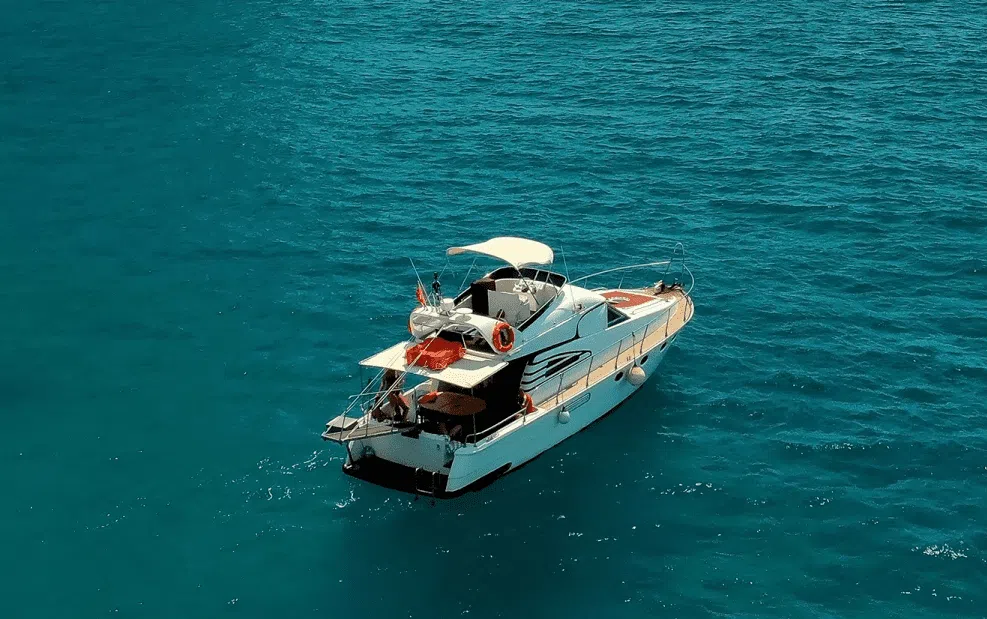
#> input picture images/barco.webp, 987 x 619 px, given in place of barco.jpeg, which was not available
$ python adaptative_thresh.py   (older library calls are emulated)
#> lines starting #> are read from the running program, lines starting #| are printed output that depends on the picture; after the words box and inside, x2 and y2 are one past the last pixel; in counts of white or black regions, pixels touching at a corner belong together; pictures that were not available may be replaced by others from this repository, and a replacement may not be noted
import cv2
import cv2.ximgproc
import numpy as np
from scipy.interpolate import griddata

# Step 1: Smooth the image by averaging gray-level values in a neighborhood
def smooth_image(image, kernel_size=5):
#> called with kernel_size = 5
    smoothed = cv2.GaussianBlur(image, (kernel_size, kernel_size), 0)
    return smoothed

# Step 2: Compute the gradient magnitude of the smoothed image
def compute_gradient_magnitude(image):
    grad_x = cv2.Sobel(image, cv2.CV_64F, 1, 0, ksize=3)
    grad_y = cv2.Sobel(image, cv2.CV_64F, 0, 1, ksize=3)
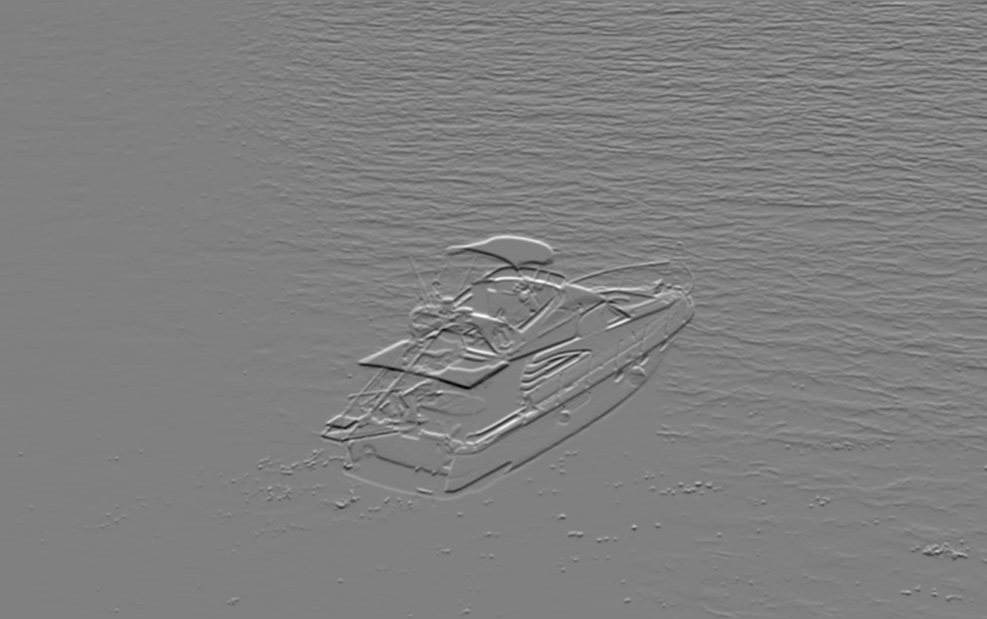
#> grad_y: shape (619, 987) float64; min -538, max 533, mean -0.3; drawn with min black and max white
    magnitude = cv2.magnitude(grad_x, grad_y)
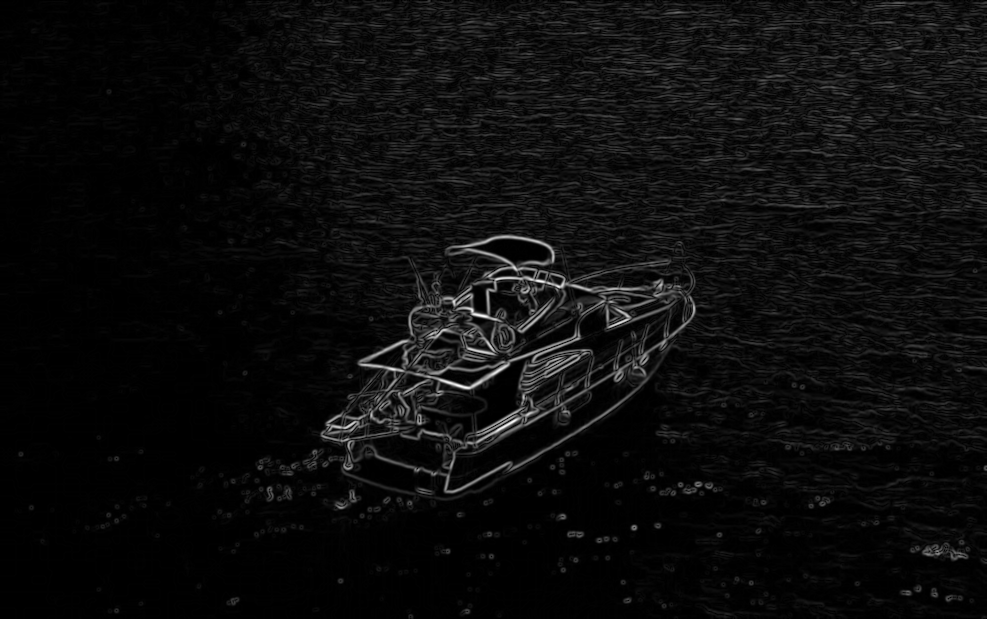
#> magnitude: shape (619, 987) float64; min 0, max 550.3, mean 27.4; drawn with min black and max white
    return magnitude

# Step 3: Threshold and thin the gradient image
def threshold_and_thin_gradient(magnitude, thresh_val=50):
#> called with thresh_val = 50
    _, thresholded = cv2.threshold(magnitude, thresh_val, 255, cv2.THRESH_BINARY)
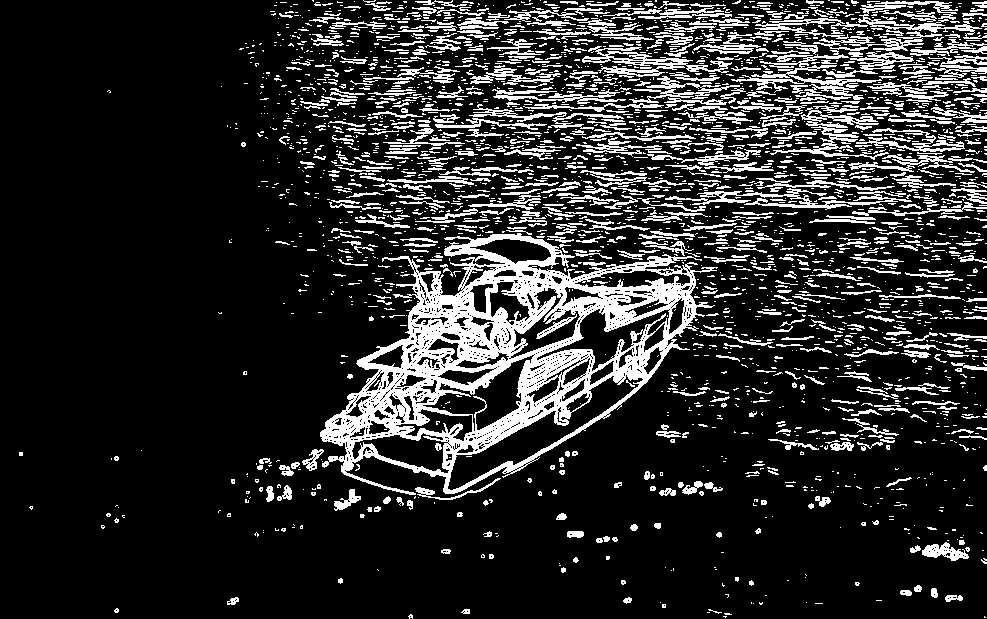
#> thresholded: shape (619, 987) float64; 16.9% white; 2868 white regions (2151 under 20 px), largest, box (x1, y1, x2, y2) and area: (320, 233, 718, 495) 31398, (731, 50, 882, 100) 1783, (665, 188, 912, 210) 1471
    thinned = cv2.ximgproc.thinning(np.uint8(thresholded))
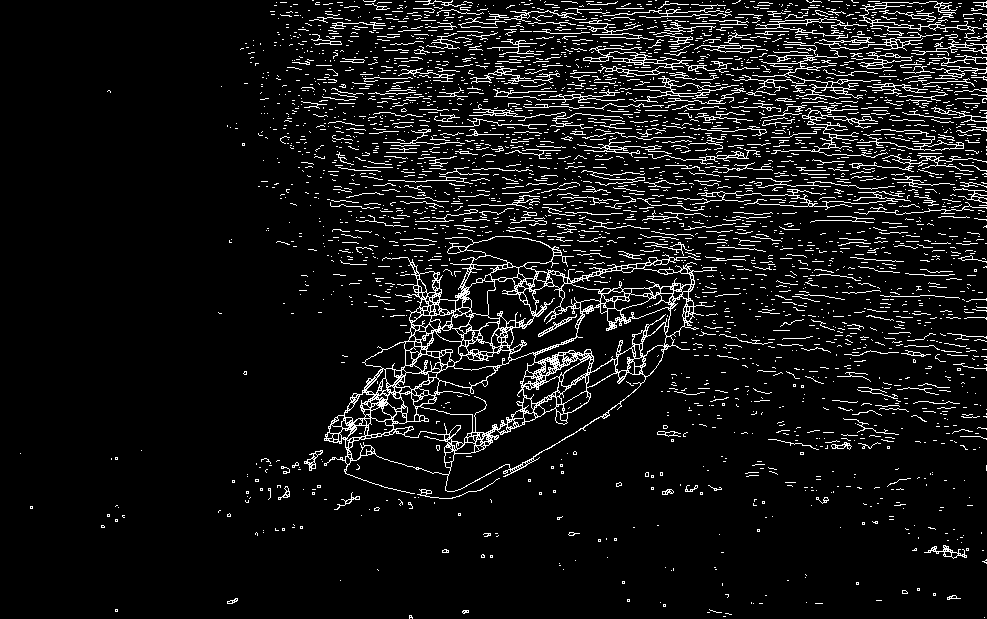
#> thinned: shape (619, 987); 8% white in thin lines or dots
    return thinned

# Step 4: Sample the smoothed image at maximal gradient points
def sample_maximal_gradient_points(image, gradient_points):
    sampled_values = image[gradient_points > 0]
    return sampled_values

# Step 5: Interpolate sampled gray levels over the image
def interpolate_image(sample_points, sampled_values, shape):
#> called with sample_points = array of shape (49157, 2), sampled_values = array of shape (49157,), shape = (619, 987)
    grid_x, grid_y = np.mgrid[0:shape[0], 0:shape[1]]
    interpolated = griddata(sample_points, sampled_values, (grid_x, grid_y), method='linear', fill_value=0)
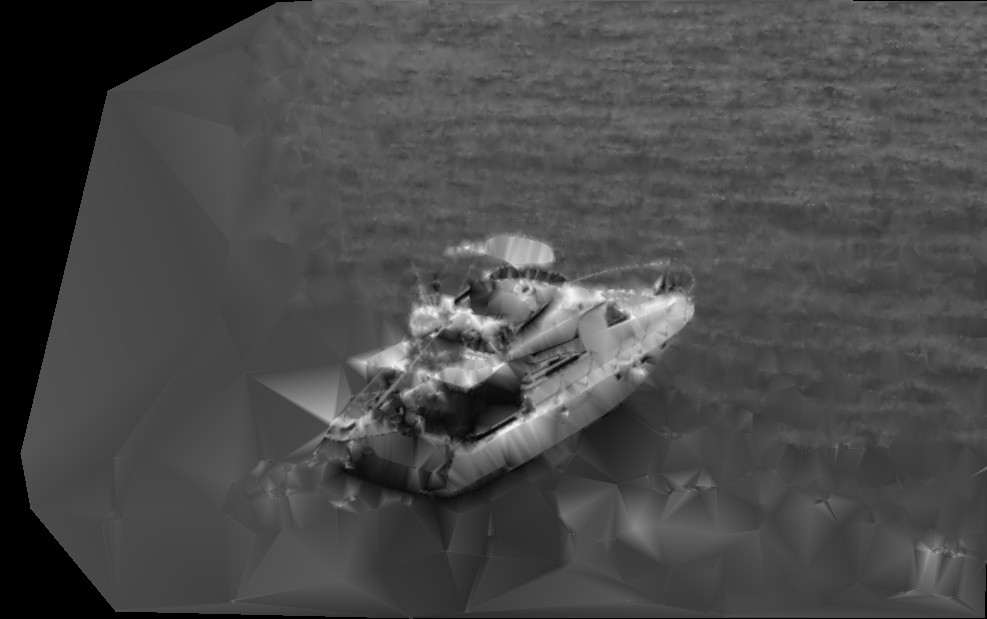
#> interpolated: shape (619, 987) float64; min 0, max 246, mean 73.7
    return interpolated

# Step 6: Segment the image using the interpolated threshold surface
def segment_image(image, threshold_surface):
    segmented = np.where(image > threshold_surface, 255, 0).astype(np.uint8)
#> segmented: shape (619, 987); 30.3% white; 1917 white regions (1509 under 20 px), largest, box (x1, y1, x2, y2) and area: (0, 0, 409, 619) 52037, (239, 30, 987, 151) 18885, (461, 207, 987, 295) 8842
    return segmented

# Step 7: Validate and remove ghost objects
def validate_objects(segmented_image, gradient_magnitude, gradient_threshold=20):
#> called with gradient_threshold = 20
    num_labels, labels, stats, _ = cv2.connectedComponentsWithStats(segmented_image, connectivity=8)
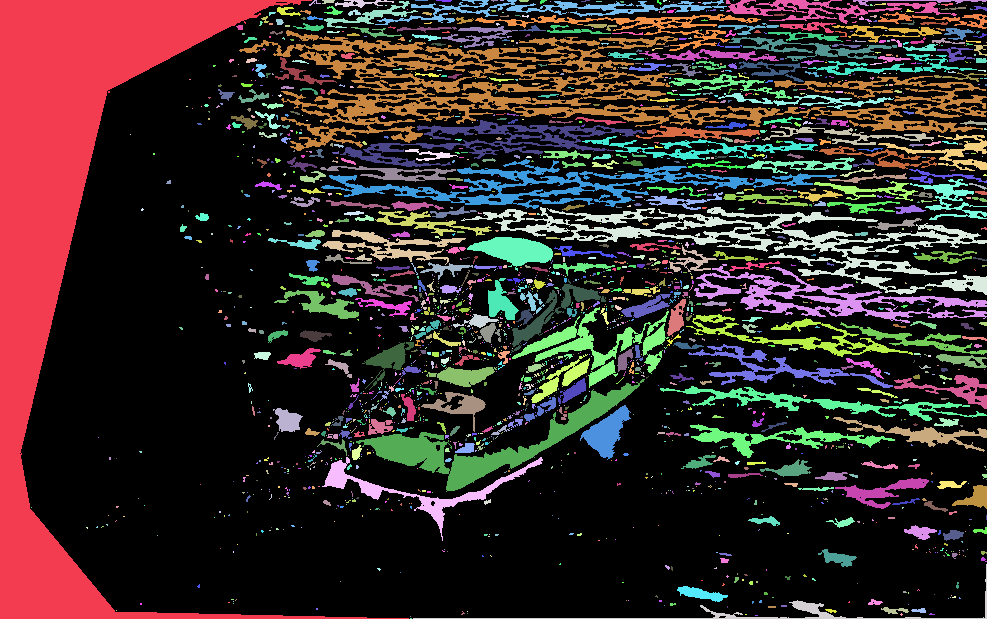
#> labels: shape (619, 987) int32; 1918 distinct labels, from 0 to 1917; one colour per label, 0 black
#> num_labels = 1918; stats = 1918 rows, first 6: [20, 0, 967, 619, 425573], [0, 0, 409, 619, 52037], [309, 0, 12, 6, 22], [322, 0, 13, 4, 37], [335, 0, 59, 8, 198], [324, 1, 94, 27, 541]
    validated_image = np.zeros_like(segmented_image)

    for i in range(1, num_labels):  # Skip the background label 0
        mask = labels == i
        edge_values = gradient_magnitude[mask]
        if np.mean(edge_values) > gradient_threshold:
            validated_image[mask] = 255
#> this loop made 1917 passes
#> edge_values on passes 6, 9, 10: [30, 30, 32, 20, 0, 10, 8, 4, 2, 0, 4, 2, 48], [20, 24, 0, 26, 22, 4, 0, 23.19], [18, 14, 4, 12]
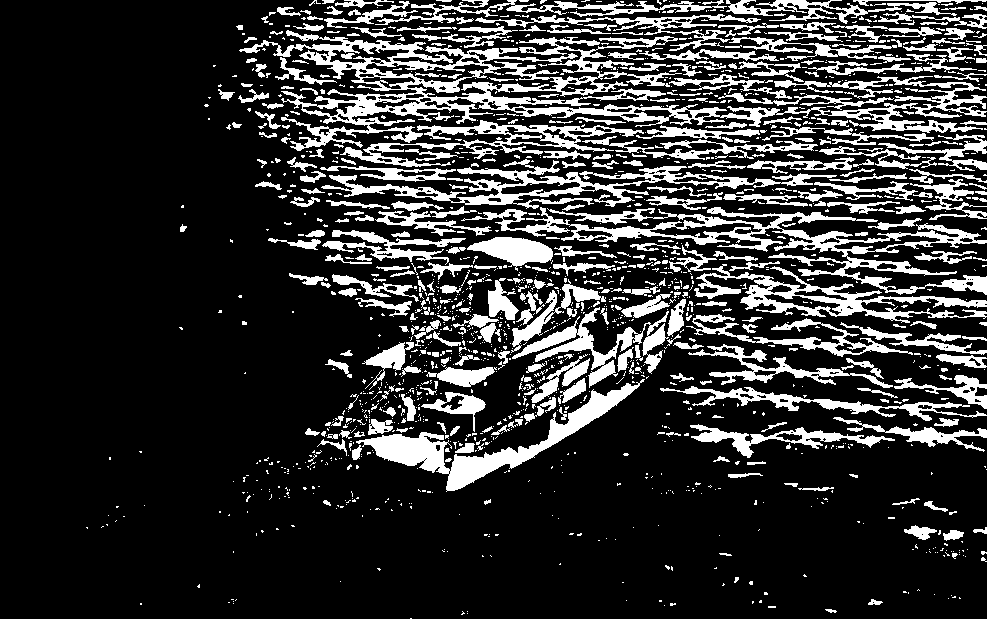
#> validated_image: shape (619, 987); 19.8% white; 1588 white regions (1221 under 20 px), largest, box (x1, y1, x2, y2) and area: (239, 30, 987, 151) 18885, (461, 207, 987, 295) 8842, (356, 379, 645, 492) 5717

    return validated_image

# Example Usage
image_path = 'images/barco.jpeg'
original_image = cv2.imread(image_path, cv2.IMREAD_GRAYSCALE)

smoothed_image = smooth_image(original_image)
gradient_magnitude = compute_gradient_magnitude(smoothed_image)
thinned_gradient = threshold_and_thin_gradient(gradient_magnitude)
sampled_values = sample_maximal_gradient_points(smoothed_image, thinned_gradient)
interpolated_surface = interpolate_image(np.column_stack(np.nonzero(thinned_gradient)), sampled_values, smoothed_image.shape)
segmented_image = segment_image(smoothed_image, interpolated_surface)
validated_image = validate_objects(segmented_image, gradient_magnitude)

# Show results
cv2.imshow("Original Image", original_image)
cv2.imshow("Smoothed Image", smoothed_image)
cv2.imshow("Gradient Magnitude", gradient_magnitude / gradient_magnitude.max())
cv2.imshow("Thinned Gradient", thinned_gradient)
cv2.imshow("Segmented Image", segmented_image)
cv2.imshow("Validated Image", validated_image)
cv2.waitKey(0)
cv2.destroyAllWindows()
